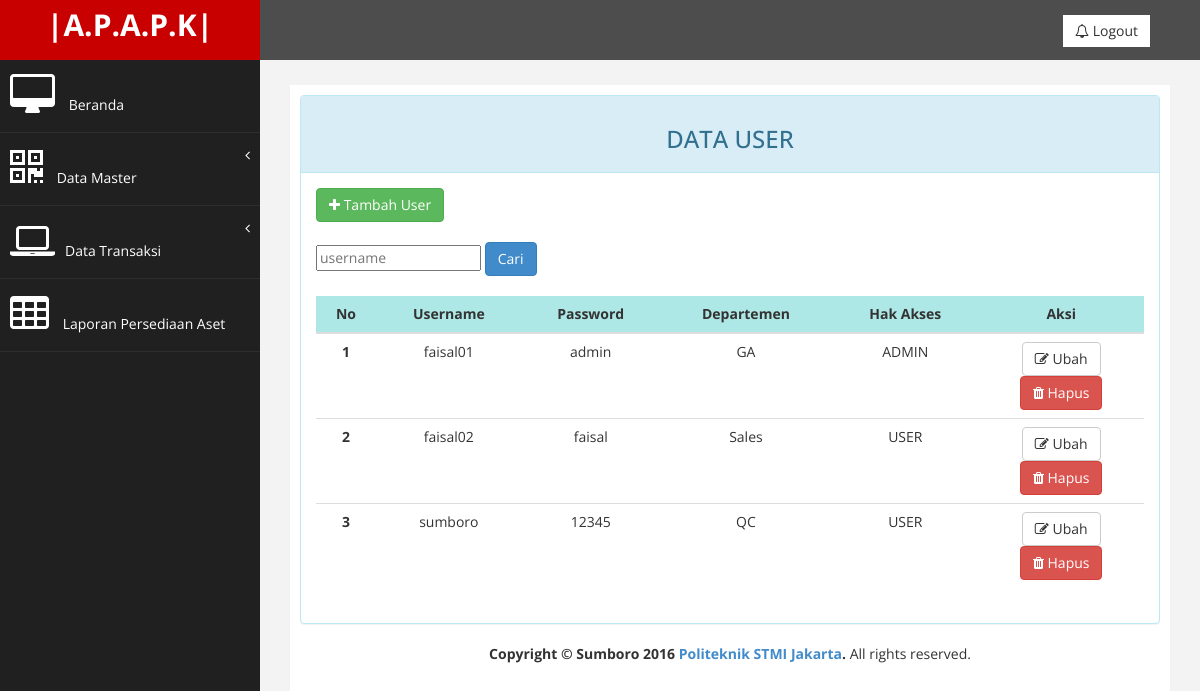
Page /index.php?halaman=datauser (signed in) on the committed database.
### tables this page shows
CREATE TABLE IF NOT EXISTS `user_login` (
  `id_user` int(12) NOT NULL AUTO_INCREMENT,
  `username` varchar(20) NOT NULL,
  `password` varchar(20) NOT NULL,
  `departemen` varchar(10) NOT NULL,
  `hak_akses` varchar(10) NOT NULL,
  PRIMARY KEY (`id_user`)
);

### datauser.php (the view, shortened to what this page needs)
<?php
$no=0;
?>
<div class="row">
                <div class="col-md-12">
                    <div class="panel panel-info">
                        <div class="panel-heading" align="center">
                             <h3>DATA USER</h3>
                        </div>
                        <div class="panel-body">
                        <a href="index.php?halaman=tambahformuser" class="btn btn-success"><i class="fa fa-plus"></i> Tambah User</a>
<form name="form1" method="post" action="">
    <input type="text" name="tcari" id="tcari" placeholder="username">
    <input type="submit" name="button" id="button" value="Cari" class="btn btn-primary"></br></br>
                        	<div class="table-responsive">
<table class="table table-hover" id="dataTables-example">
	<thead>
		<tr bgcolor="#ADE8E6">
			<th>No</th>
			<th>Username</th>
			<th>Password</th>
			<th>Departemen</th>
			<th>Hak Akses</th>
			<th width= "20%">Aksi</th>
		</tr>
	<tbody>
		<?php
        if(isset($_POST['button'])){
            $tcari=$_POST['tcari'];
            $us = mysql_query("SELECT * FROM user_login WHERE username LIKE '%$tcari%'");
        }else{
            $us = mysql_query("SELECT * FROM user_login");
        }
		while($data=mysql_fetch_array($us))
		{
			$no++;
		?>
		<tr align="center">
			<td><b><?php echo $no; ?></b></td>
			<td><?php echo $data['username']; ?></td>
			<td><?php echo $data['password']; ?></td>
			<td><?php echo $data['departemen']; ?></td>
			<td><?php echo $data['hak_akses']; ?></td>
			<td>
				<a href="index.php?halaman=ubahformuser&id_user=<?php echo $data['id_user']; ?>" class="btn btn-default"><i class="fa fa-edit"></i> Ubah</a>
				<a href="index.php?halaman=hapususer&id_user=<?php echo $data['id_user']; ?>" onclick="return confirm('Apakah anda yakin akan menghapus data ini?')" class="btn btn-danger"><i class="fa fa-trash"></i> Hapus</a>
			</td>
		</tr>
		<?php } ?>
	</tbody>
</table>
</form>
</div>
                        </div>
                    </div>
                </div>
            </div>

### assets/css/custom.css (style rules this page uses)
body { font-family: 'Open Sans', sans-serif; }

### rows in the picture
user_login: username "faisal01", password "admin", departemen "GA", hak_akses "ADMIN"
user_login: username "faisal02", password "faisal", departemen "Sales", hak_akses "USER"
user_login: username "sumboro", password "12345", departemen "QC", hak_akses "USER"
